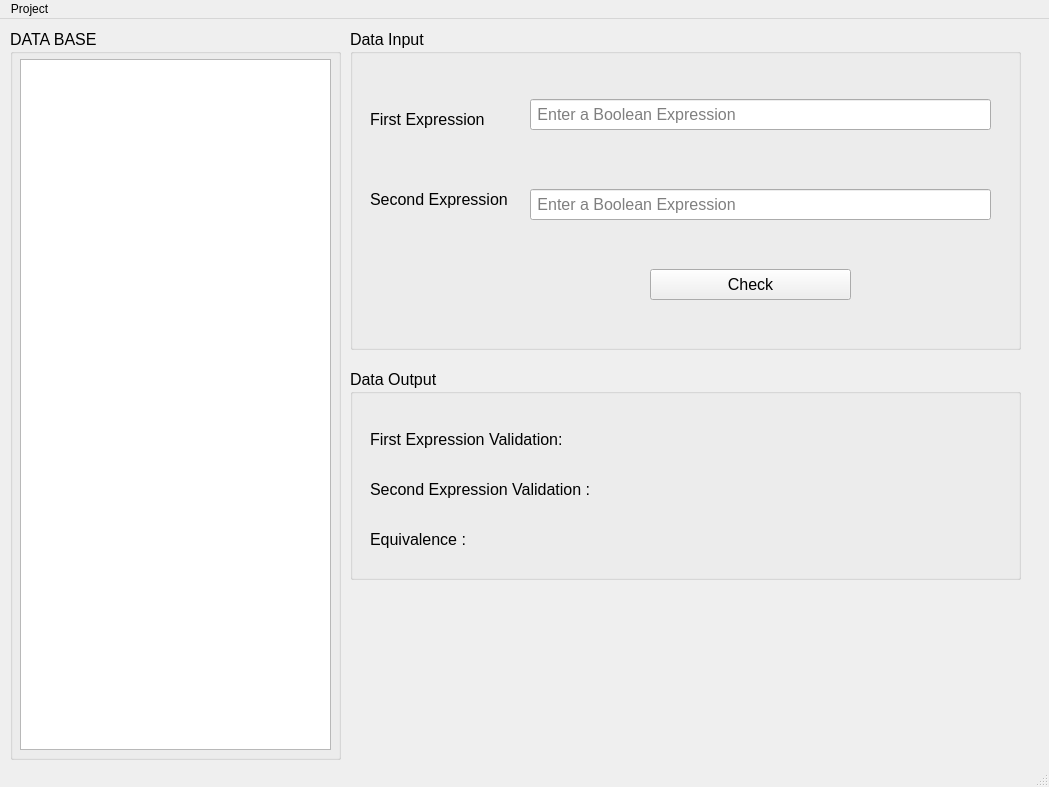
<?xml version="1.0" encoding="UTF-8"?>
<ui version="4.0">
 <class>MainWindow</class>
 <widget class="QMainWindow" name="MainWindow">
  <property name="geometry">
   <rect>
    <x>0</x>
    <y>0</y>
    <width>1049</width>
    <height>787</height>
   </rect>
  </property>
  <property name="windowTitle">
   <string>Sondos Tool</string>
  </property>
  <widget class="QWidget" name="centralwidget">
   <widget class="QGroupBox" name="groupBox">
    <property name="geometry">
     <rect>
      <x>10</x>
      <y>10</y>
      <width>331</width>
      <height>731</height>
     </rect>
    </property>
    <property name="font">
     <font>
      <pointsize>12</pointsize>
     </font>
    </property>
    <property name="title">
     <string>DATA BASE</string>
    </property>
    <widget class="QListWidget" name="dataBase_listWidget">
     <property name="geometry">
      <rect>
       <x>10</x>
       <y>30</y>
       <width>311</width>
       <height>691</height>
      </rect>
     </property>
    </widget>
   </widget>
   <widget class="QGroupBox" name="groupBox_2">
    <property name="geometry">
     <rect>
      <x>350</x>
      <y>10</y>
      <width>671</width>
      <height>321</height>
     </rect>
    </property>
    <property name="font">
     <font>
      <pointsize>12</pointsize>
     </font>
    </property>
    <property name="title">
     <string>Data Input</string>
    </property>
    <widget class="QPushButton" name="check_pushButton">
     <property name="geometry">
      <rect>
       <x>300</x>
       <y>240</y>
       <width>201</width>
       <height>31</height>
      </rect>
     </property>
     <property name="text">
      <string>Check</string>
     </property>
    </widget>
    <widget class="QLineEdit" name="exp1_lineEdit">
     <property name="geometry">
      <rect>
       <x>180</x>
       <y>70</y>
       <width>461</width>
       <height>31</height>
      </rect>
     </property>
     <property name="placeholderText">
      <string> Enter a Boolean Expression</string>
     </property>
    </widget>
    <widget class="QLineEdit" name="exp2_lineEdit">
     <property name="geometry">
      <rect>
       <x>180</x>
       <y>160</y>
       <width>461</width>
       <height>31</height>
      </rect>
     </property>
     <property name="placeholderText">
      <string> Enter a Boolean Expression</string>
     </property>
    </widget>
    <widget class="QLabel" name="label">
     <property name="geometry">
      <rect>
       <x>20</x>
       <y>70</y>
       <width>121</width>
       <height>41</height>
      </rect>
     </property>
     <property name="font">
      <font>
       <pointsize>12</pointsize>
      </font>
     </property>
     <property name="text">
      <string>First Expression </string>
     </property>
    </widget>
    <widget class="QLabel" name="label_2">
     <property name="geometry">
      <rect>
       <x>20</x>
       <y>150</y>
       <width>141</width>
       <height>41</height>
      </rect>
     </property>
     <property name="font">
      <font>
       <pointsize>12</pointsize>
      </font>
     </property>
     <property name="text">
      <string>Second Expression </string>
     </property>
    </widget>
   </widget>
   <widget class="QGroupBox" name="groupBox_3">
    <property name="geometry">
     <rect>
      <x>350</x>
      <y>350</y>
      <width>671</width>
      <height>211</height>
     </rect>
    </property>
    <property name="font">
     <font>
      <pointsize>12</pointsize>
     </font>
    </property>
    <property name="title">
     <string>Data Output</string>
    </property>
    <widget class="QLabel" name="label_3">
     <property name="geometry">
      <rect>
       <x>20</x>
       <y>50</y>
       <width>201</width>
       <height>41</height>
      </rect>
     </property>
     <property name="font">
      <font>
       <pointsize>12</pointsize>
      </font>
     </property>
     <property name="text">
      <string>First Expression Validation:</string>
     </property>
    </widget>
    <widget class="QLabel" name="label_4">
     <property name="geometry">
      <rect>
       <x>20</x>
       <y>100</y>
       <width>231</width>
       <height>41</height>
      </rect>
     </property>
     <property name="font">
      <font>
       <pointsize>12</pointsize>
      </font>
     </property>
     <property name="text">
      <string>Second Expression Validation :</string>
     </property>
    </widget>
    <widget class="QLabel" name="label_5">
     <property name="geometry">
      <rect>
       <x>20</x>
       <y>150</y>
       <width>141</width>
       <height>41</height>
      </rect>
     </property>
     <property name="font">
      <font>
       <pointsize>12</pointsize>
      </font>
     </property>
     <property name="text">
      <string>Equivalence :</string>
     </property>
    </widget>
    <widget class="QLabel" name="exp1Validation_label">
     <property name="geometry">
      <rect>
       <x>250</x>
       <y>60</y>
       <width>281</width>
       <height>21</height>
      </rect>
     </property>
     <property name="text">
      <string> </string>
     </property>
    </widget>
    <widget class="QLabel" name="exp2Validation_label">
     <property name="geometry">
      <rect>
       <x>250</x>
       <y>110</y>
       <width>281</width>
       <height>21</height>
      </rect>
     </property>
     <property name="text">
      <string> </string>
     </property>
    </widget>
    <widget class="QLabel" name="Equivalence_label">
     <property name="geometry">
      <rect>
       <x>250</x>
       <y>150</y>
       <width>281</width>
       <height>21</height>
      </rect>
     </property>
     <property name="text">
      <string> </string>
     </property>
    </widget>
   </widget>
  </widget>
  <widget class="QMenuBar" name="menubar">
   <property name="geometry">
    <rect>
     <x>0</x>
     <y>0</y>
     <width>1049</width>
     <height>21</height>
    </rect>
   </property>
   <widget class="QMenu" name="menuProject">
    <property name="title">
     <string>Project</string>
    </property>
    <addaction name="actionReset"/>
   </widget>
   <addaction name="menuProject"/>
  </widget>
  <widget class="QStatusBar" name="statusbar"/>
  <action name="actionReset">
   <property name="text">
    <string>Reset</string>
   </property>
  </action>
 </widget>
 <resources/>
 <connections/>
</ui>
